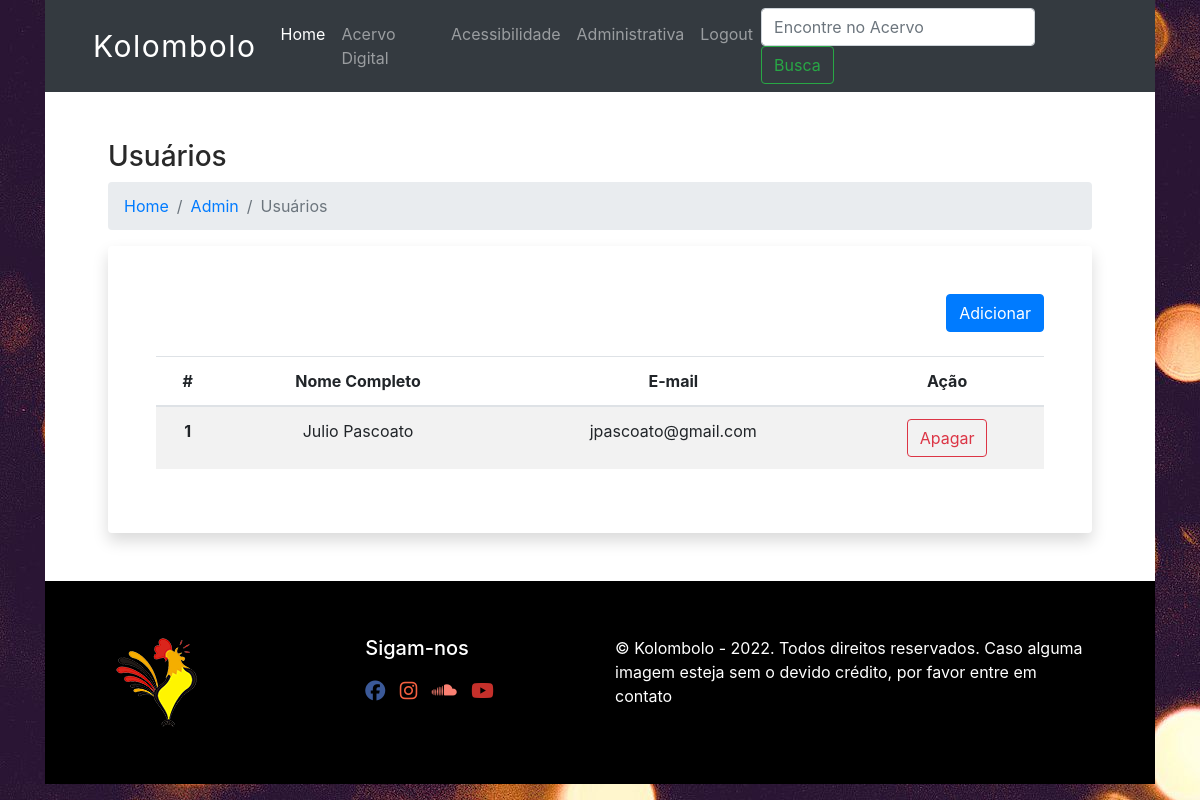
The page /user-admin (signed in) on the database as committed earlier.
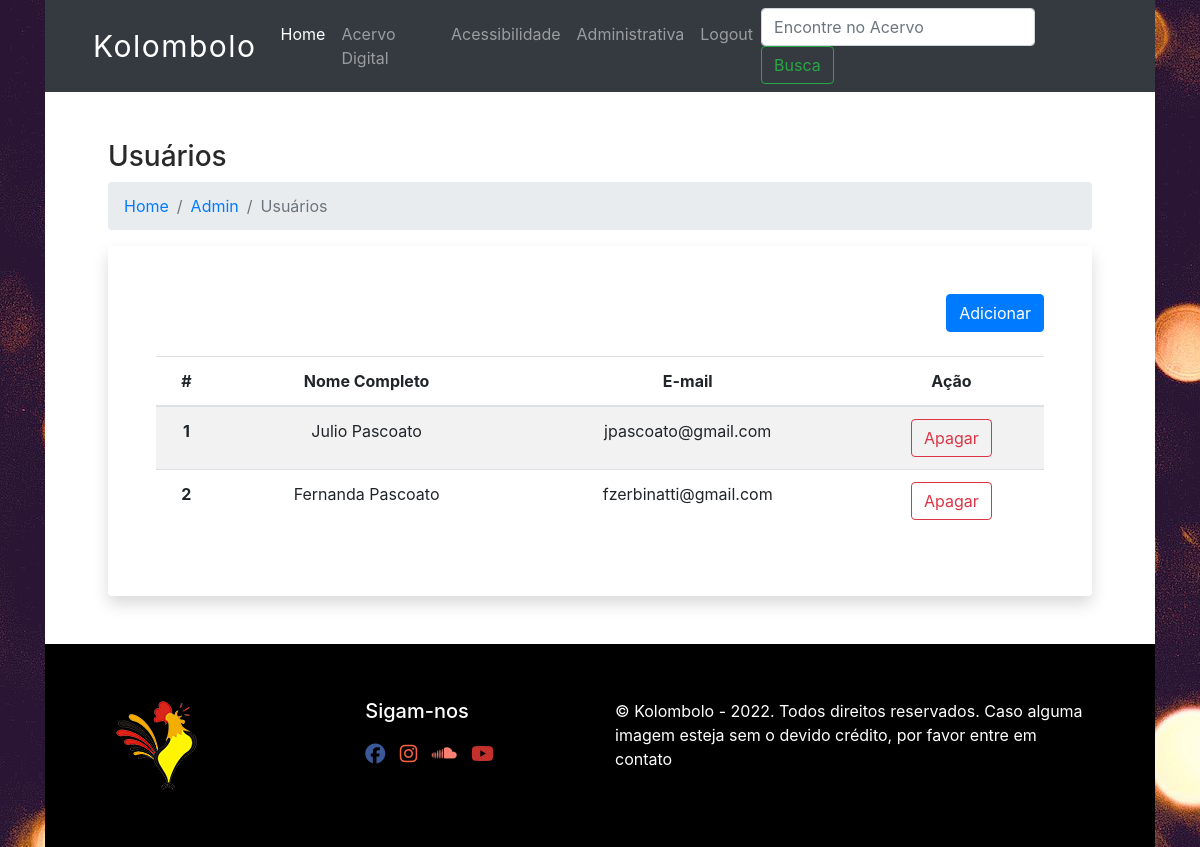
The same page on the database as committed later.
### database.py (models this page shows, shortened)
class User(UserMixin, Base):
    __tablename__='autor'
    id=Column(Integer(), primary_key=True, autoincrement=True)
    fullname=Column(String(80), nullable=False, unique=True)
    password=Column(String(25), nullable=False, unique=True)
    email=Column(String(80), unique=True, nullable=False)
    date_created=Column(DateTime(), default=datetime.utcnow)
    acervo_posts = relationship("Acervo", backref='autor')

### app.py (the view)
@app.route('/user-admin')
@login_required
def user_admin():
    users = local_session.query(User).all()
    return render_template("user_admin.html", current_user=current_user, users=users)

### app.py (called while the page is built)
@login_manager.user_loader
def load_user(user_id):
    return local_session.query(User).get(int(user_id))

### templates/user_admin.html (shortened to what this page needs)
{% extends "base.html" %}
{% block content %}
<div class="container px-5">
    <h3>Usuários</h3>
    <nav aria-label="breadcrumb">
      <ol class="breadcrumb">
        <li class="breadcrumb-item"><a href="/">Home</a></li>
        <li class="breadcrumb-item"><a href="/admin">Admin</a></li>
        <li class="breadcrumb-item active" aria-current="page">Usuários</li>
      </ol>
    </nav>
    <div class="container p-5 shadow bg-white rounded">
      <a class="btn btn-primary float-right mb-4" href="{{url_for('users')}}">Adicionar</a>
        <table class="table table-striped text-center">
            <thead>
              <tr>
                <th scope="col">#</th>
                <th scope="col">Nome Completo</th>
                <th scope="col">E-mail</th>
                <th class="text-center" scope="col">Ação</th>
              </tr>
            </thead>
            <tbody>
                {% for user in users %}
                    <tr>
                        <th scope="row">{{ user.id }}</th>
                        <td>{{ user.fullname }}</td>
                        <td>{{ user.email }}</td>
                        <td class="text-center"><a class="btn btn-outline-danger" href="{{url_for('delete_user', user_id=user.id) }}">Apagar</a></td>
                    </tr>
                {% endfor %}
            </tbody>
          </table>
    </div>
  </div>
{% endblock %}

Rows that differ between the two databases and show on the page:
added User: id "2", fullname "Fernanda Pascoato", email "fzerbinatti@gmail.com"
